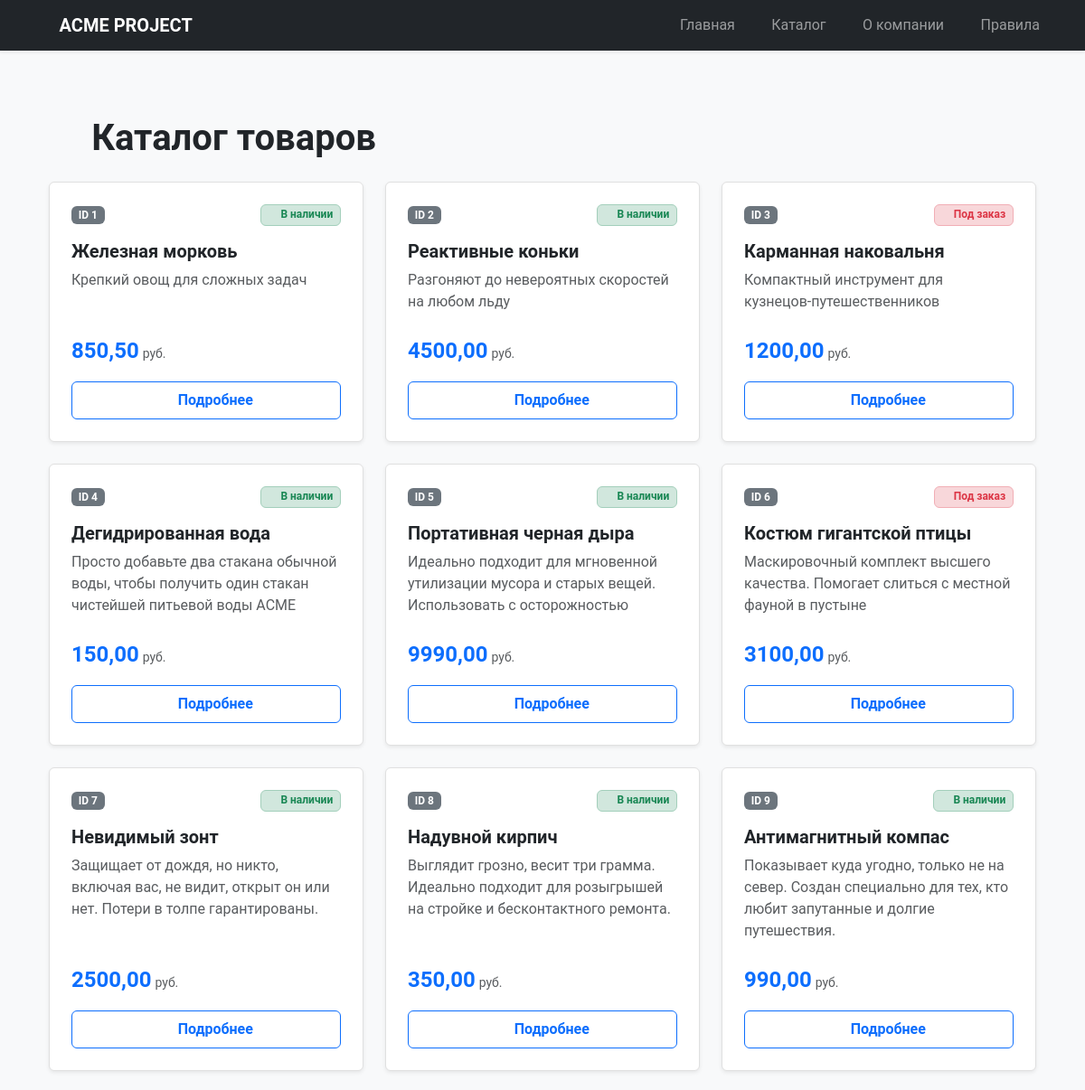
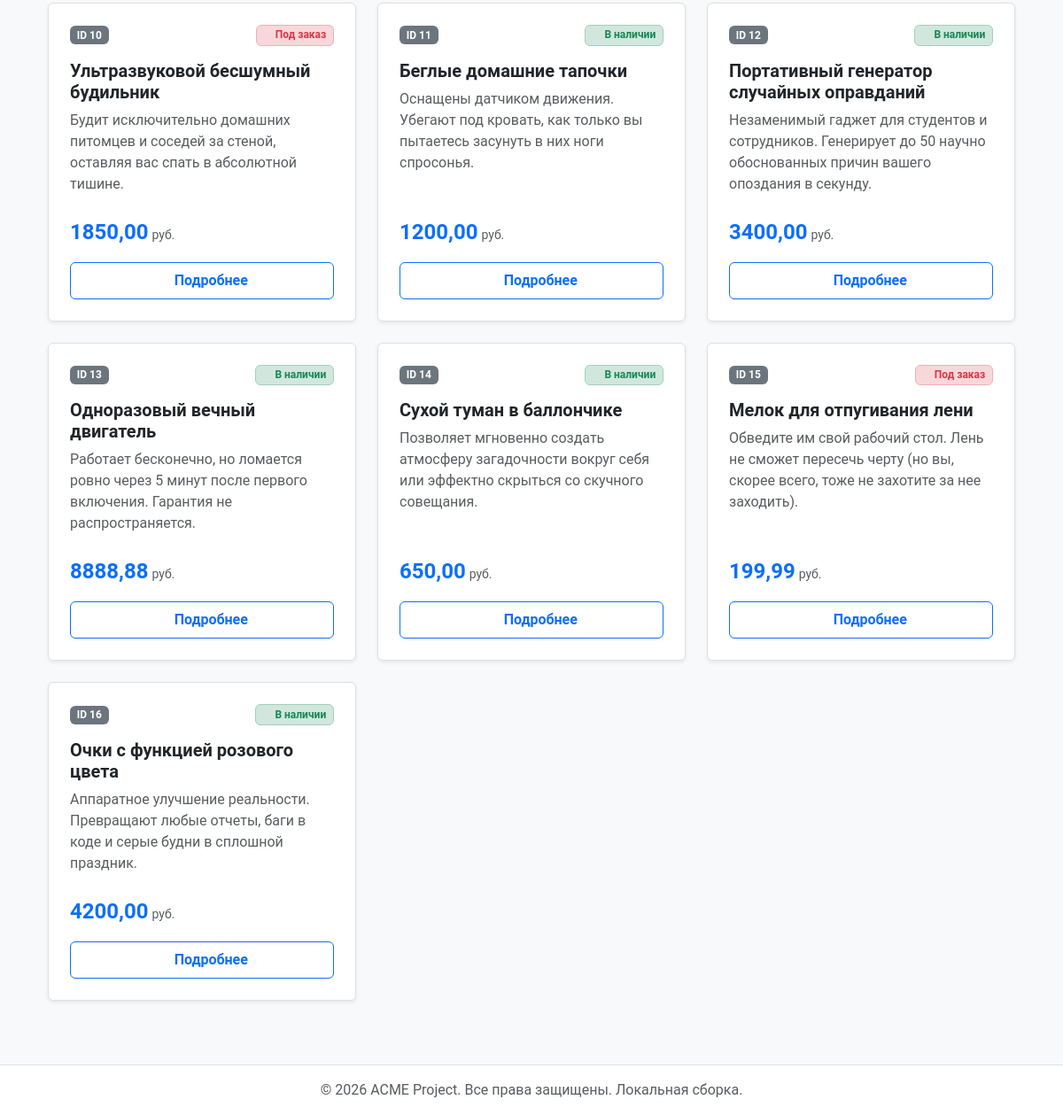
Page /catalog/ on the committed database (2 pictures, top to bottom).
### catalog/models.py (models this page shows, shortened)
class Product(models.Model):
    name = models.CharField(max_length=120)
    description = models.TextField()
    price = models.DecimalField(max_digits=10, decimal_places=2)
    is_available = models.BooleanField(default=True)

### catalog/views.py (the view)
# urls.py: path('', views.catalog_list, name='catalog_list'),
def catalog_list(request):
    products = Product.objects.all().order_by('id')
    context = {
        'title': 'Каталог товаров',
        'products': products
    }
    return render(request, 'catalog/catalog_list.html', context)

### catalog/templates/catalog/catalog_list.html
{% extends 'base.html' %}
{% block content %}
<div class="container py-4">
    <h1 class="mb-4 fw-bold text-dark d-flex align-items-center">
        <i class="bi bi-grid-3x3-gap-fill text-primary me-3"></i>{{ title }}
    </h1>
    <div class="row row-cols-1 row-cols-sm-2 row-cols-md-3 g-4">
        {% for product in products %}
            <div class="col">
                <div class="card h-100 product-card-custom shadow-sm border-0">
                    <div class="card-body d-flex flex-column p-4">
                        <div class="d-flex justify-content-between align-items-center mb-3">
                            <span class="badge bg-secondary">ID {{ product.id }}</span>
                            {% if product.is_available %}
                                <span class="badge bg-success-subtle text-success px-2.5 py-1.5 border border-success-subtle">
                                    <i class="bi bi-check-circle-fill me-1"></i>В наличии
                                </span>
                            {% else %}
                                <span class="badge bg-danger-subtle text-danger px-2.5 py-1.5 border border-danger-subtle">
                                    <i class="bi bi-exclamation-circle-fill me-1"></i>Под заказ
                                </span>
                            {% endif %}
                        </div>
                        <h5 class="card-title fw-bold text-dark mb-2">{{ product.name }}</h5>
                        <p class="card-text text-muted flex-grow-1 fs-6">
                            {{ product.description|truncatechars:120 }}
                        </p>
                        <div class="mt-2 mb-3">
                            <span class="product-price text-primary fw-bold fs-4">{{ product.price }}</span>
                            <span class="text-muted small"> руб.</span>
                        </div>
                        <a href="{% url 'catalog:product_detail' product.id %}" class="btn btn-outline-primary w-100 fw-bold py-2 mt-auto">
                            <i class="bi bi-arrow-right-circle me-2"></i>Подробнее
                        </a>
                    </div>
                </div>
            </div>
        {% empty %}
            <div class="col-12 text-center py-5">
                <div class="display-1 text-muted mb-3"><i class="bi bi-box-seam"></i></div>
                <p class="text-muted h5">В каталоге пока нет доступных товаров.</p>
            </div>
        {% endfor %}
    </div>
</div>
{% endblock %}

### templates/base.html (shortened to what this page needs)
{% load static %}
<!DOCTYPE html>
<html lang="ru" class="h-100">
<head>
    <link rel="stylesheet" href="{% static 'vendor/bootstrap/bootstrap.min.css' %}">
    <link rel="stylesheet" href="{% static 'vendor/bootstrap-icons/bootstrap-icons.css' %}">
    <link rel="stylesheet" href="{% static 'css/style.css' %}">
</head>
<body class="d-flex flex-column h-100 bg-light">
    <nav class="navbar navbar-expand-lg navbar-dark bg-dark shadow-sm">
        <div class="container">
            <a class="navbar-brand fw-bold text-uppercase tracking-wider" href="{% url 'pages:index' %}">
                <i class="bi bi-cpu-fill me-2 text-primary"></i>ACME Project
            </a>
            <div class="collapse navbar-collapse" id="navbarNav">
                <ul class="navbar-nav ms-auto gap-2">
                    <li class="nav-item">
                        <a class="nav-link" href="{% url 'pages:index' %}">
                            <i class="bi bi-house-door me-1"></i>Главная
                        </a>
                    </li>
                    <li class="nav-item">
                        <a class="nav-link" href="{% url 'catalog:catalog_list' %}">
                            <i class="bi bi-grid me-1"></i>Каталог
                        </a>
                    </li>
                    <li class="nav-item">
                        <a class="nav-link" href="{% url 'pages:about' %}">
                            <i class="bi bi-info-circle me-1"></i>О компании
                        </a>
                    </li>
                    <li class="nav-item">
                        <a class="nav-link" href="{% url 'pages:rules' %}">
                            <i class="bi bi-shield-check me-1"></i>Правила
                        </a>
                    </li>
                </ul>
            </div>
        </div>
    </nav>
    <main class="flex-shrink-0 my-5">
        <div class="container">
            {% block content %}{% endblock %}
        </div>
    </main>
    <footer class="footer mt-auto py-3 bg-white border-top text-center text-muted">
        <div class="container">
            <span>&copy; {% now "Y" %} ACME Project. Все права защищены. Локальная сборка.</span>
        </div>
    </footer>
</body>
</html>

### static/css/style.css (style rules this page uses)
body, button, input, select, textarea { font-family: 'Roboto', sans-serif !important; }
.product-card-custom { transition: transform 0.2s ease-in-out, box-shadow 0.2s ease-in-out; border: 1px solid #e0e0e0 !important; background-color: #ffffff; }
.product-price { font-size: 1.25rem; font-weight: 700; color: #2c3e50; }

### rows in the picture
Product: id "1", is_available True (drawn), name "Железная морковь", description "Крепкий овощ для сложных задач", price "850,50"
Product: id "2", is_available True (drawn), name "Реактивные коньки", description "Разгоняют до невероятных скоростей на любом льду", price "4500,00"
Product: id "3", is_available False (drawn), name "Карманная наковальня", description "Компактный инструмент для кузнецов-путешественников", price "1200,00"
Product: id "4", is_available True (drawn), name "Дегидрированная вода", description "Просто добавьте два стакана обычной воды, чтобы получить один стакан чистейшей питьевой воды ACME", price "150,00"
Product: id "5", is_available True (drawn), name "Портативная черная дыра", description "Идеально подходит для мгновенной утилизации мусора и старых вещей. Использовать с осторожностью", price "9990,00"
Product: id "6", is_available False (drawn), name "Костюм гигантской птицы", description "Маскировочный комплект высшего качества. Помогает слиться с местной фауной в пустыне", price "3100,00"
Product: id "7", is_available True (drawn), name "Невидимый зонт", description "Защищает от дождя, но никто, включая вас, не видит, открыт он или нет. Потери в толпе гарантированы.", price "2500,00"
Product: id "8", is_available True (drawn), name "Надувной кирпич", description "Выглядит грозно, весит три грамма. Идеально подходит для розыгрышей на стройке и бесконтактного ремонта.", price "350,00"
Product: id "9", is_available True (drawn), name "Антимагнитный компас", description "Показывает куда угодно, только не на север. Создан специально для тех, кто любит запутанные и долгие путешествия.", price "990,00"
Product: id "10", is_available False (drawn), name "Ультразвуковой бесшумный будильник", description "Будит исключительно домашних питомцев и соседей за стеной, оставляя вас спать в абсолютной тишине.", price "1850,00"
Product: id "11", is_available True (drawn), name "Беглые домашние тапочки", description "Оснащены датчиком движения. Убегают под кровать, как только вы пытаетесь засунуть в них ноги спросонья.", price "1200,00"
Product: id "12", is_available True (drawn), name "Портативный генератор случайных оправданий", description "Незаменимый гаджет для студентов и сотрудников. Генерирует до 50 научно обоснованных причин вашего опоздания в секунду.", price "3400,00"
Product: id "13", is_available True (drawn), name "Одноразовый вечный двигатель", description "Работает бесконечно, но ломается ровно через 5 минут после первого включения. Гарантия не распространяется.", price "8888,88"
Product: id "14", is_available True (drawn), name "Сухой туман в баллончике", description "Позволяет мгновенно создать атмосферу загадочности вокруг себя или эффектно скрыться со скучного совещания.", price "650,00"
Product: id "15", is_available False (drawn), name "Мелок для отпугивания лени", description "Обведите им свой рабочий стол. Лень не сможет пересечь черту (но вы, скорее всего, тоже не захотите за нее заходить).", price "199,99"
Product: id "16", is_available True (drawn), name "Очки с функцией розового цвета", description "Аппаратное улучшение реальности. Превращают любые отчеты, баги в коде и серые будни в сплошной праздник.", price "4200,00"

### other values in the picture
{{ title }} "Каталог товаров"
